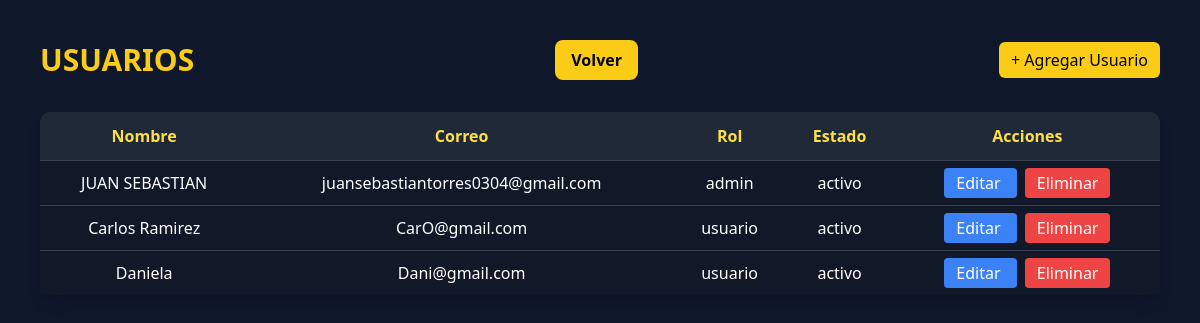
The page /usuarios/ (signed in) on the database its author committed.
### Eventos/models.py (models this page shows, shortened)
class Usuarios(models.Model):
    ROLES = [
        ('admin', 'Administrador'),
        ('usuario', 'Usuario'),
    ]
    ESTADOS = [
        ('activo', 'Activo'),
        ('inactivo', 'Inactivo'),
    ]
    nombre = models.CharField(max_length=100)
    apellido = models.CharField(max_length=100)  # 🔥 ESTE FALTA
    email = models.EmailField(unique=True)
    rol = models.CharField(max_length=20, choices=ROLES)
    estado = models.CharField(max_length=20, choices=ESTADOS)
    password = models.CharField(max_length=255)

### Eventos/views.py (the view)
# urls.py: path('usuarios/', views.listaUsuarios.as_view(), name='listaUsuarios'),
@method_decorator(login_requerido, name='dispatch')
class listaUsuarios(ListView):
    model = Usuarios
    template_name = 'usuarios/listaUsuarios.html'
    context_object_name = 'usuarios'

### Eventos/views.py (called while the page is built)
def login_requerido(view_func):
    @wraps(view_func)
    def wrapper(request, *args, **kwargs):
        if 'usuario_id' not in request.session:
            return redirect('login')
        return view_func(request, *args, **kwargs)
    return wrapper

### Eventos/templates/usuarios/listaUsuarios.html (shortened to what this page needs)
<!DOCTYPE html>
<html lang="es">
<head>
<script src="https://cdn.tailwindcss.com"></script>
</head>
<body class="text-white p-10">
<div class="flex justify-between items-center mb-8">
    <h1 class="text-3xl font-bold text-yellow-400">USUARIOS</h1>
     <a href="{% url 'inicio' %}"
   class="bg-yellow-400 text-black px-4 py-2 rounded-lg font-bold hover:bg-yellow-500">
    Volver
</a>
    <a href="{% url 'crearUsuario' %}" class="btn">
        + Agregar Usuario
    </a>
</div>
<div class="shadow-lg">
    <table>
        <thead class="text-yellow-300">
            <tr>
                <th>Nombre</th>
                <th>Correo</th>
                <th>Rol</th>
                <th>Estado</th>
                <th>Acciones</th>
            </tr>
        </thead>
        <tbody>
            {% for u in usuarios %}
            <tr>
                <td>{{ u.nombre }}</td>
                <td>{{ u.email }}</td>
                <td>{{ u.rol }}</td>
                <td>{{ u.estado }}</td>
                <td class="space-x-2">
                    <a href="{% url 'editarUsuario' u.pk %}"
                       class="bg-blue-500 px-3 py-1 rounded hover:bg-blue-400">
                        Editar
                    </a>
                    <a href="{% url 'eliminarUsuario' u.pk %}"
                       class="bg-red-500 px-3 py-1 rounded hover:bg-red-400">
                        Eliminar
                    </a>
                </td>
            </tr>
            {% empty %}
            <tr>
                <td colspan="4" class="text-gray-400">
                    No hay usuarios registrados
                </td>
            </tr>
            {% endfor %}
        </tbody>
    </table>
</div>
</body>
</html>

### Eventos/templates/usuarios/listaUsuarios.html (style rules this page uses)
body { background: #0f172a; }
table { width: 100%; background: #111827; border-radius: 10px; overflow: hidden; }
th { background: #1f2937; padding: 12px; }
td { padding: 10px; border-top: 1px solid #374151; text-align: center; }
.btn { background: #facc15; color: black; padding: 6px 12px; border-radius: 6px; }

### rows shown on the page
Usuarios: nombre "JUAN SEBASTIAN", email "juansebastiantorres0304@gmail.com", rol "admin", estado "activo"
Usuarios: nombre "Carlos Ramirez", email "CarO@gmail.com", rol "usuario", estado "activo"
Usuarios: nombre "Daniela", email "Dani@gmail.com", rol "usuario", estado "activo"
